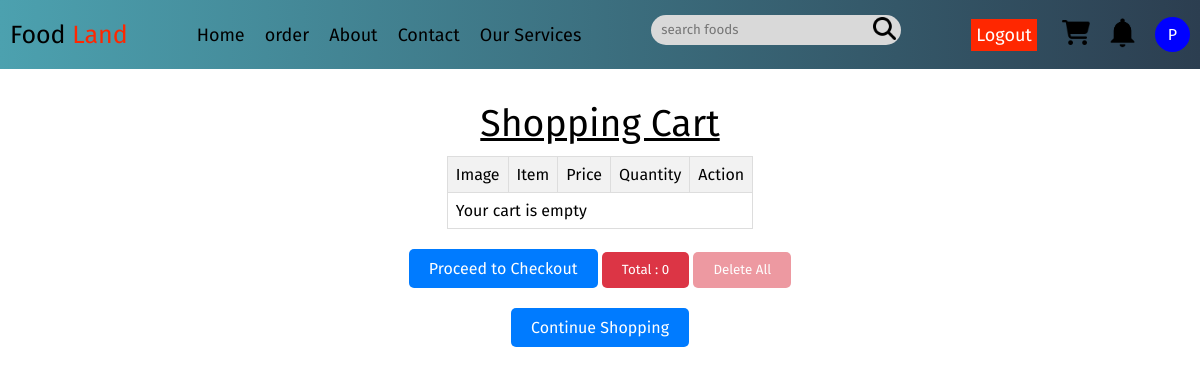
/pages/cart.php (signed in), run on an earlier commit of the app's database.
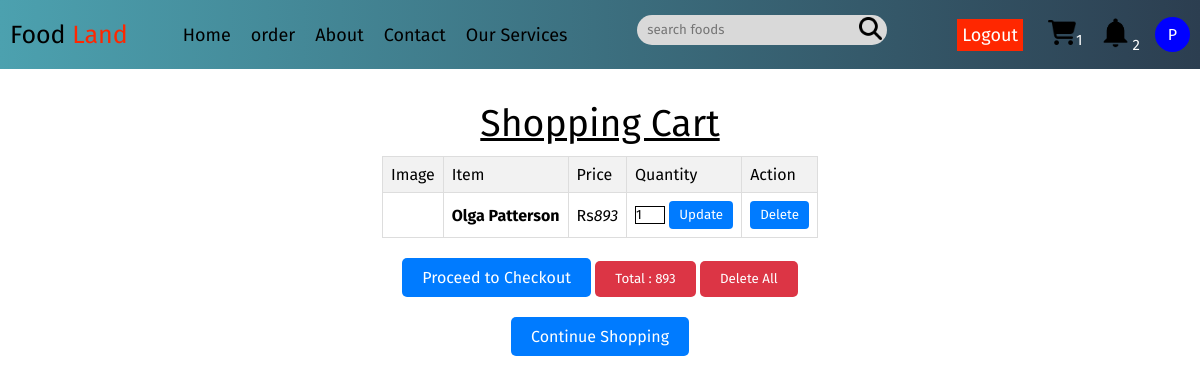
And on a later commit of the database.
### tables this page shows
CREATE TABLE `carts` (
  `id` varchar(100) NOT NULL DEFAULT uuid(),
  `userid` varchar(100) NOT NULL,
  `pid` varchar(100) NOT NULL,
  `name` varchar(100) NOT NULL,
  `price` int(10) NOT NULL,
  `quantity` int(10) NOT NULL,
  `image` varchar(100) NOT NULL
);

### pages/cart.php (the view, shortened to what the changed rows need)
<?php
include('../components/fetchdata.php');
$grand_total = 0;
?>
<!DOCTYPE html>
<html lang="en">
<head>
    <link rel="stylesheet" href="https://cdnjs.cloudflare.com/ajax/libs/font-awesome/6.1.1/css/all.min.css">
</head>
<body>
    <?php include '../components/navbar.php'; ?>
    <div class="cartAndOrders">
        <section class="allcart_components">
            <div class="before">
                <div class="table">
                    <table>
                        <thead>
                            <tr>
                                <th class="first">Image</th>
                                <th class="two">Item</th>
                                <th class="third">Price</th>
                                <th class="four">Quantity</th>
                                <th class="five">Action</th>
                            </tr>
                        </thead>
                        <?php
                        $select_query = "SELECT * FROM `carts` WHERE userid = '$userId'";
                        $result = mysqli_query($conn, $select_query);
                        if ($result) {
                            if (mysqli_num_rows($result) > 0) {
                                while ($fetch_cart = mysqli_fetch_assoc($result)) {
                                    $sub_total = $fetch_cart['price'] * $fetch_cart['quantity'];
                                    $grand_total += $sub_total;
                        ?>
                                    <tr>
                                        <td>
                                        </td>
                                        <td class="name">
                                            <?= $fetch_cart['name']; ?>
                                        </td>
                                        <td class="price">
                                            <span>Rs</span><?= $fetch_cart['price']; ?>
                                        </td>
                                        <td>
                                            <form action="" method="post">
                                                <input type="number" name="qty" class="qty" max="99" value="<?= $fetch_cart['quantity']; ?>" maxlength="2">
                                                <button type="submit" class="update" name="update_qty">Update</button>
                                            </form>
                                        </td>
                                        <td>
                                            <form action="" method="post">
                                                <button type="submit" class="car" name="delete" onclick="return confirm('Delete this item?');">Delete</button>
                                            </form>
                                        </td>
                                    </tr>
                        <?php
                                }
                            } else {
                                echo '<tr><td colspan="5" class="empty">Your cart is empty</td></tr>';
                            }
                        } else {
                            echo "Error: " . mysqli_error($conn);
                        }
                        ?>
                    </table>
                </div>
                <div class="cart-total" id="none">
                    <form action="" method="post">
                        <button>
                            <p>Total : <?= $grand_total; ?></p>
                        </button>
                    </form>
                </div>
            </div>
        </section>
    </div>
</body>
</html>

### components/navbar.php (shortened to what the changed rows need)
<!DOCTYPE html>
<html lang="en">
<head>
</head>
<body>
    <?php
    require('../components/fetchdata.php');
    ?>
    <div style="display: flex; margin:0 auto;background: linear-gradient(90deg, #4ca1af, #2c3e50);">
        <nav>
            <div class="right_nav">
                <ul class='user'>
                    <li>
                <?php
    if(!isset($userId)){
        echo '<a href="../pages/cart.php"><img src="../assets/cart.png" alt="cart_icon" style="height:25px;" id="toggle_cart"></a>';
    } else {
        echo '<a href="../pages/cart.php"><img src="../assets/cart.png" alt="cart_icon" style="height:25px;" id="toggle_cart"></a>';
        $sql = mysqli_query($conn, "select * from `carts` where userid='$userId'");
$row_count = mysqli_num_rows($sql);
if ($row_count > 0) {
    echo "<span style='color:white;font-size:15px;'>$row_count</span>";
} else {
    echo "";
}
    }
?>  </li>
         <li>
            <?php
              if(isset($userId)){
              echo' <a href="../pages/notification.php"><img src="../assets/notification.png" alt="" style="height:35px"></a>';
              $sql=mysqli_query($conn,"SELECT * from `notifications` Where userId='$userId'");
$row_count = mysqli_num_rows($sql);
if ($row_count > 0) {
    echo "<span style='color:white;font-size:15px;'>$row_count</span>";
} else {
    echo "";
}
              }
          ?>
        </li>
                </ul>
            </div>
        </nav>
    </div>
</body>

What changed in the data, as far as the page shows it:
added carts: name "Olga Patterson", price "893", qty "1"
Also different on the page:
$row_count: (not shown) → "1"
$row_count: (not shown) → "2"
$grand_total: "0" → "893"
text no longer shown: "Your cart is empty"
